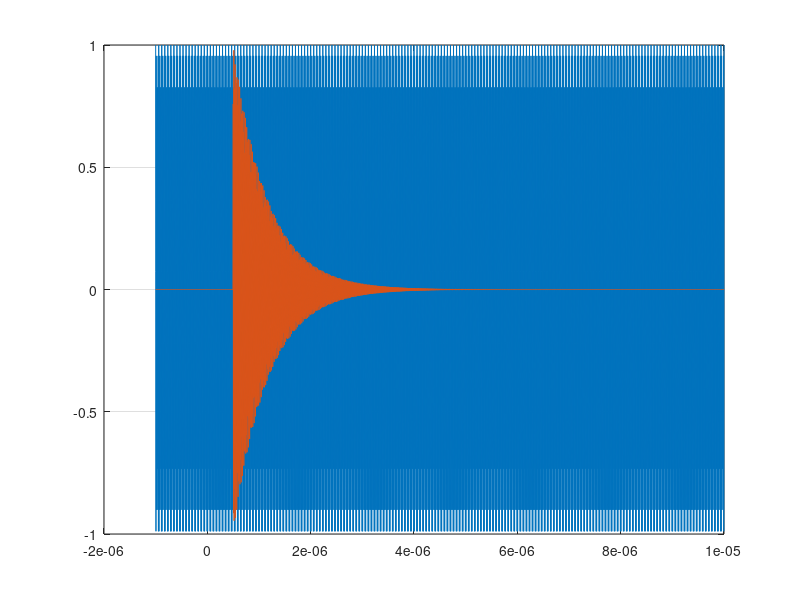

MATLAB code for this plot:
close all;
%clear all; clc;

format compact

% addpath('../LlrfLib/')
addpath('../../submodules/sysgen-dsp-lib/LlrfLib/')
% LLRF setup
axiClk = 156.25e6;
interleavedChannels = 12;
Fs     = 357e6;
Fadc   = Fs;
Ts     = 1/Fs;
Fproc  = 204e6;

configBase = hex2dec('800');
statusBase = hex2dec('0');

fc = 2851.3e6;    % Cavity resonate freq
f_prl = 2856e6;   % PRL freq
wc = 2*pi*fc;
q  = 6000;        % Cavity Q
bw = fc/q;        % Cavity BW
fadc = 357e6;     % ADC sample clock
Tadc = 1/fadc;
flo = 2771e6;     % LO freq
t_start = -1e-6;    % x axis start time
t_stop  = 10e-6;     % x axis stop time
t_delay = 0.5e-6;   % Delaying the start of the pulse
adc_t = (t_start):(1/fadc):(t_stop);   % ADC CLK x axis

cav1p1_addr = 204;
cav1p2_addr = cav1p1_addr * 2;
cav2p1_addr = cav1p1_addr * 3;
cav2p2_addr = cav1p1_addr * 4;

jitter_amt = 100e-12;
jitter_t = (t_start+jitter_amt):(1/fadc):(t_stop+jitter_amt);

SIM_PRL = cos((2*pi*(f_prl-flo)*(adc_t)) + (0));   % Simplified PRL signal in the adc for simulink

% Math representation of the IF cavity ring output 
f_if = 80.278e6;
f_if = fc - flo;
tau_if = 1/(2*pi*bw/2);
SIM_IF = cos(2*pi*f_if*(adc_t-t_delay));   % 80.278MHz ring
SIM_y_if = exp(-(adc_t-t_delay)/tau_if);   % Cavity exp decay
SIM_Ustep = (adc_t >= t_delay);            % Delaying the start
SIM_cav_ring_if = SIM_IF .* SIM_Ustep .* SIM_y_if;

% SIM_cav_ring_if = SIM_IF;   % Simplified PRL signal in the adc for simulink


SYS_PRL = [adc_t', SIM_PRL'];
SYS_CAV = [adc_t', SIM_cav_ring_if'];

figure()
plot(adc_t, SIM_PRL);grid on; hold on;
plot(adc_t, SIM_cav_ring_if); hold off